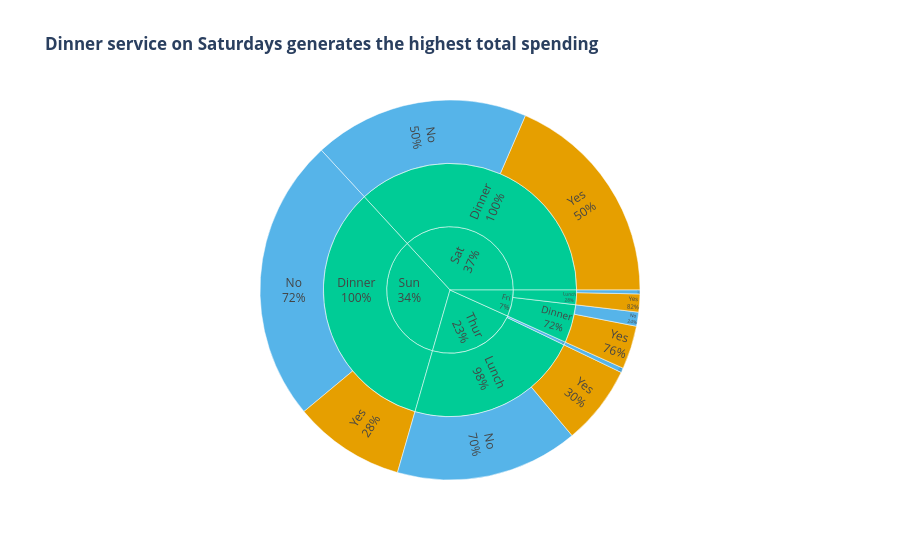

This figure's notebook cell:
### Markdown cell above
## Task 2 — Sunburst: tipping behaviour by day and meal time

**What to build:** A sunburst chart using the built-in `tips` dataset showing how **total bill amount** is distributed across day → time → smoker status.

**Requirements:**
- Load tips with `px.data.tips()`
- Aggregate **total bill** (sum of `total_bill`) per group — not count
- Hierarchy: `path=['day', 'time', 'smoker']`
- Colour encodes smoker status with a CVD-safe blue/orange palette
- Grey out parent nodes (day and time level)
- Use `percent parent` for text labels
- Insight title describing where the most spending happens

> 💡 `tips.groupby(['day', 'time', 'smoker'])['total_bill'].sum().reset_index()`

### Code cell
# Task: 2
tips = px.data.tips()

tips_agg = tips.groupby(['day', 'time', 'smoker'])['total_bill'].sum().reset_index()

fig2 = px.sunburst(
    tips_agg,
    path=['day', 'time', 'smoker'],
    values='total_bill',
    color='smoker',
    color_discrete_map={
        'Yes': '#E69F00', 
        'No': '#56B4E9'   
    },
    title="<b>Dinner service on Saturdays generates the highest total spending</b>"
)

fig2.update_traces(
    textinfo="label+percent parent",
    insidetextorientation='radial',
    leaf=dict(opacity=1),
    marker=dict(line=dict(color='white', width=0.5))
)

fig2.show()

### Figure 1 — Plotly figure (JSON) as saved in the notebook; plotly's stock layout.template omitted (floating-point values rounded to 4 significant figures)
{"data": [{"branchvalues": "total", "customdata": [["(?)"], ["(?)"], ["(?)"], ["(?)"], ["(?)"], ["(?)"], ["(?)"], ["(?)"], ["(?)"], ["No"], ["No"], ["No"], ["No"], ["No"], ["No"], ["No"], ["Yes"], ["Yes"], ["Yes"], ["Yes"], ["Yes"]], "domain": {"x": [0, 1], "y": [0, 1]}, "hovertemplate": "labels=%{label}<br>total_bill=%{value}<br>parent=%{parent}<br>id=%{id}<br>smoker=%{customdata[0]}<extra></extra>", "ids": ["Thur", "Sat", "Fri", "Thur/Lunch", "Sun/Dinner", "Sat/Dinner", "Fri/Lunch", "Fri/Dinner", "Sun", "Thur/Dinner", "Fri/Dinner/No", "Thur/Dinner/No", "Sun/Dinner/No", "Sat/Dinner/No", "Fri/Lunch/No", "Thur/Lunch/No", "Sun/Dinner/Yes", "Sat/Dinner/Yes", "Fri/Lunch/Yes", "Fri/Dinner/Yes", "Thur/Lunch/Yes"], "insidetextorientation": "radial", "labels": ["Thur", "Sat", "Fri", "Lunch", "Dinner", "Dinner", "Lunch", "Dinner", "Sun", "Dinner", "No", "No", "No", "No", "No", "No", "Yes", "Yes", "Yes", "Yes", "Yes"], "leaf": {"opacity": 1}, "marker": {"colors": ["#00cc96", "#00cc96", "#00cc96", "#00cc96", "#00cc96", "#00cc96", "#00cc96", "#00cc96", "#00cc96", "#56B4E9", "#56B4E9", "#56B4E9", "#56B4E9", "#56B4E9", "#56B4E9", "#56B4E9", "#E69F00", "#E69F00", "#E69F00", "#E69F00", "#E69F00"], "line": {"color": "white", "width": 0.5}}, "name": "", "parents": ["", "", "", "Thur", "Sun", "Sat", "Fri", "Fri", "", "Thur", "Fri/Dinner", "Thur/Dinner", "Sun/Dinner", "Sat/Dinner", "Fri/Lunch", "Thur/Lunch", "Sun/Dinner", "Sat/Dinner", "Fri/Lunch", "Fri/Dinner", "Thur/Lunch"], "textinfo": "label+percent parent", "type": "sunburst", "values": [1096.0, 1778.0, 325.9, 1078.0, 1627.0, 1778.0, 89.92, 236.0, 1627.0, 18.78, 57.7, 18.78, 1169.0, 884.8, 15.98, 751.3, 458.3, 893.6, 73.94, 178.3, 326.2]}], "layout": {"legend": {"tracegroupgap": 0}, "title": {"text": "<b>Dinner service on Saturdays generates the highest total spending</b>"}}}
